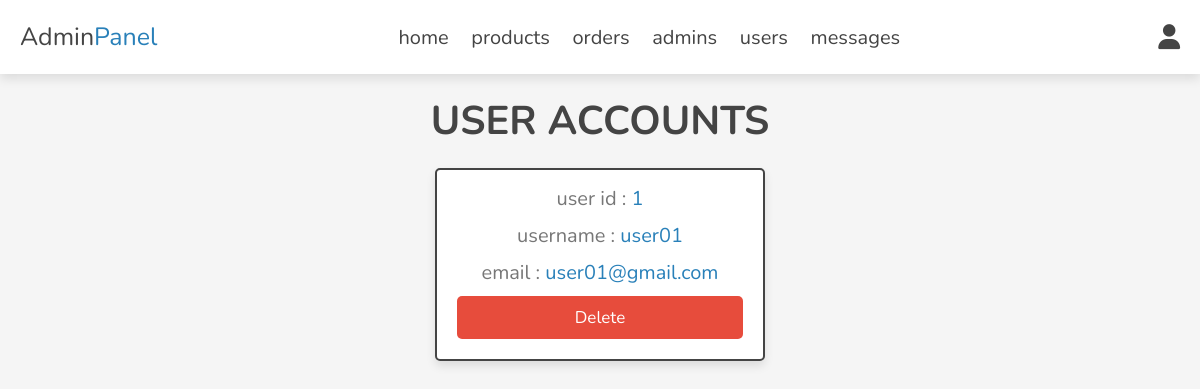
Screenshot of /admin/users_accounts.php (signed in) with the database file from the repository.
### tables this page shows
CREATE TABLE IF NOT EXISTS `users` (
  `id` int NOT NULL AUTO_INCREMENT,
  `name` varchar(20) NOT NULL,
  `email` varchar(50) NOT NULL,
  `password` varchar(50) NOT NULL,
  `user_type` varchar(20) NOT NULL DEFAULT 'user',
  PRIMARY KEY (`id`)
);

### admin/users_accounts.php (the view, shortened to what this page needs)
<?php
include '../components/connect.php';
?>
<!DOCTYPE html>
<html lang="en">
<head>
   <link rel="stylesheet" href="https://cdnjs.cloudflare.com/ajax/libs/font-awesome/6.1.1/css/all.min.css">
   <link rel="stylesheet" href="../css/admin_style.css">
</head>
<body>
<?php include '../components/admin_header.php'; ?>
<section class="accounts">
   <h1 class="heading">user accounts</h1>
   <div class="box-container">
   <?php
      $select_accounts = $conn->prepare("SELECT * FROM `users`");
      $select_accounts->execute();
      if($select_accounts->rowCount() > 0){
         while($fetch_accounts = $select_accounts->fetch(PDO::FETCH_ASSOC)){
   ?>
   <div class="box">
      <p> user id : <span><?= $fetch_accounts['id']; ?></span> </p>
      <p> username : <span><?= $fetch_accounts['name']; ?></span> </p>
      <p> email : <span><?= $fetch_accounts['email']; ?></span> </p>
      <a href="users_accounts.php?delete=<?= $fetch_accounts['id']; ?>" onclick="return confirm('delete this account? the user related information will also be delete!')" class="delete-btn">delete</a>
   </div>
   <?php
         }
      }else{
         echo '<p class="empty">no accounts available!</p>';
      }
   ?>
   </div>
</section>
</body>
</html>

### components/admin_header.php (shortened to what this page needs)
<header class="header">
   <section class="flex">
      <a href="../admin/dashboard.php" class="logo">Admin<span>Panel</span></a>
      <nav class="navbar">
         <a href="../admin/dashboard.php">home</a>
         <a href="../admin/products.php">products</a>
         <a href="../admin/placed_orders.php">orders</a>
         <a href="../admin/admin_accounts.php">admins</a>
         <a href="../admin/users_accounts.php">users</a>
         <a href="../admin/messages.php">messages</a>
      </nav>
      <div class="icons">
         <div id="user-btn" class="fas fa-user"></div>
      </div>
   </section>
</header>

### css/admin_style.css (style rules this page uses)
:root { --main-color:#2980b9; --orange:#f39c12; --red:#e74c3c; --black:#444; --white:#fff; --light-color:#777; --light-bg:#f5f5f5; --border:.2rem solid var(--black); --box-shadow:0 .5rem 1rem rgba(0,0,0,.1); }
* { font-family: 'Nunito', sans-serif; margin:0; padding:0; box-sizing: border-box; outline: none; border:none; text-decoration: none; }
html { font-size: 62.5%; overflow-x: hidden; }
body { background-color: var(--light-bg); }
section { padding:2rem; max-width: 1200px; margin:0 auto; }
.heading { font-size: 4rem; color:var(--black); margin-bottom: 2rem; text-align: center; text-transform: uppercase; }
.btn, .delete-btn, .option-btn { display: block; width: 100%; margin-top: 1rem; border-radius: .5rem; padding:1rem 3rem; font-size: 1.7rem; text-transform: capitalize; color:var(--white); cursor: pointer; text-align: center; }
.delete-btn { background-color: var(--red); }
.header { position: sticky; top:0; left:0; right:0; background-color: var(--white); box-shadow: var(--box-shadow); z-index: 1000; }
.header .flex { display: flex; align-items: center; justify-content: space-between; position: relative; }
.header .flex .logo { font-size: 2.5rem; color:var(--black); }
.header .flex .logo span { color:var(--main-color); }
.header .flex .navbar a { margin:0 1rem; font-size: 2rem; color:var(--black); }
.header .flex .icons div { margin-left: 1.7rem; font-size: 2.5rem; cursor: pointer; color:var(--black); }
.accounts .box-container { display: grid; grid-template-columns: repeat(auto-fit, 33rem); gap:1.5rem; align-items: flex-start; justify-content: center; }
.accounts .box-container .box { padding:2rem; padding-top: .5rem; border-radius: .5rem; text-align: center; border:var(--border); background-color: var(--white); box-shadow: var(--box-shadow); }
.accounts .box-container .box p { font-size: 2rem; color:var(--light-color); margin: 1rem 0; }
.accounts .box-container .box p span { color:var(--main-color); }

### rows the page displays
users: id "1", name "user01", email "user01@gmail.com"
